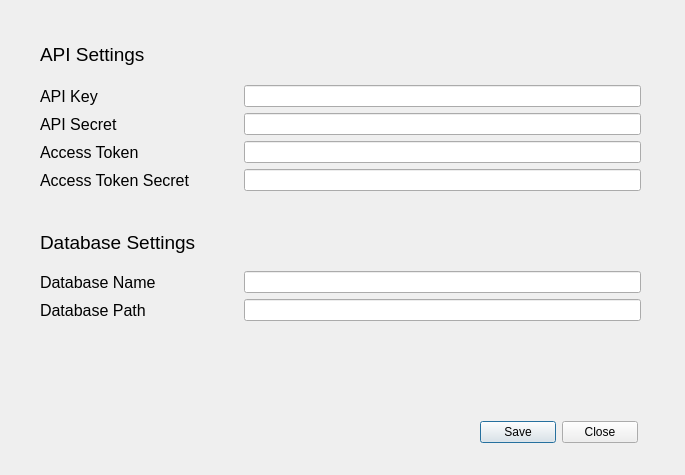
<?xml version="1.0" encoding="UTF-8"?>
<ui version="4.0">
 <class>AppSettings</class>
 <widget class="QDialog" name="AppSettings">
  <property name="geometry">
   <rect>
    <x>0</x>
    <y>0</y>
    <width>685</width>
    <height>475</height>
   </rect>
  </property>
  <property name="sizePolicy">
   <sizepolicy hsizetype="Minimum" vsizetype="Minimum">
    <horstretch>0</horstretch>
    <verstretch>0</verstretch>
   </sizepolicy>
  </property>
  <property name="minimumSize">
   <size>
    <width>685</width>
    <height>475</height>
   </size>
  </property>
  <property name="maximumSize">
   <size>
    <width>685</width>
    <height>475</height>
   </size>
  </property>
  <property name="windowTitle">
   <string>Dialog</string>
  </property>
  <widget class="QWidget" name="layoutWidget">
   <property name="geometry">
    <rect>
     <x>40</x>
     <y>30</y>
     <width>601</width>
     <height>161</height>
    </rect>
   </property>
   <layout class="QVBoxLayout" name="apiSettings">
    <item>
     <widget class="QLabel" name="apiSettingsTitle">
      <property name="font">
       <font>
        <pointsize>14</pointsize>
       </font>
      </property>
      <property name="text">
       <string>API Settings</string>
      </property>
     </widget>
    </item>
    <item>
     <layout class="QHBoxLayout" name="apiKey">
      <item>
       <widget class="QLabel" name="apiKeyLabel">
        <property name="sizePolicy">
         <sizepolicy hsizetype="Preferred" vsizetype="Preferred">
          <horstretch>1</horstretch>
          <verstretch>0</verstretch>
         </sizepolicy>
        </property>
        <property name="font">
         <font>
          <pointsize>12</pointsize>
         </font>
        </property>
        <property name="text">
         <string>API Key</string>
        </property>
       </widget>
      </item>
      <item>
       <widget class="QLineEdit" name="apiKeyLineEdit">
        <property name="sizePolicy">
         <sizepolicy hsizetype="Expanding" vsizetype="Fixed">
          <horstretch>2</horstretch>
          <verstretch>0</verstretch>
         </sizepolicy>
        </property>
       </widget>
      </item>
     </layout>
    </item>
    <item>
     <layout class="QHBoxLayout" name="apiSecret">
      <item>
       <widget class="QLabel" name="apiSecretLabel">
        <property name="sizePolicy">
         <sizepolicy hsizetype="Preferred" vsizetype="Preferred">
          <horstretch>1</horstretch>
          <verstretch>0</verstretch>
         </sizepolicy>
        </property>
        <property name="font">
         <font>
          <pointsize>12</pointsize>
         </font>
        </property>
        <property name="text">
         <string>API Secret</string>
        </property>
       </widget>
      </item>
      <item>
       <widget class="QLineEdit" name="apiSecretLineEdit">
        <property name="sizePolicy">
         <sizepolicy hsizetype="Expanding" vsizetype="Fixed">
          <horstretch>2</horstretch>
          <verstretch>0</verstretch>
         </sizepolicy>
        </property>
       </widget>
      </item>
     </layout>
    </item>
    <item>
     <layout class="QHBoxLayout" name="accessToken">
      <item>
       <widget class="QLabel" name="accessTokenLabel">
        <property name="sizePolicy">
         <sizepolicy hsizetype="Preferred" vsizetype="Preferred">
          <horstretch>1</horstretch>
          <verstretch>0</verstretch>
         </sizepolicy>
        </property>
        <property name="font">
         <font>
          <pointsize>12</pointsize>
         </font>
        </property>
        <property name="text">
         <string>Access Token</string>
        </property>
       </widget>
      </item>
      <item>
       <widget class="QLineEdit" name="accessTokenLineEdit">
        <property name="sizePolicy">
         <sizepolicy hsizetype="Expanding" vsizetype="Fixed">
          <horstretch>2</horstretch>
          <verstretch>0</verstretch>
         </sizepolicy>
        </property>
       </widget>
      </item>
     </layout>
    </item>
    <item>
     <layout class="QHBoxLayout" name="accessTokenSecret">
      <item>
       <widget class="QLabel" name="accessTokenSecretLabel">
        <property name="sizePolicy">
         <sizepolicy hsizetype="Preferred" vsizetype="Preferred">
          <horstretch>1</horstretch>
          <verstretch>0</verstretch>
         </sizepolicy>
        </property>
        <property name="font">
         <font>
          <pointsize>12</pointsize>
         </font>
        </property>
        <property name="text">
         <string>Access Token Secret</string>
        </property>
       </widget>
      </item>
      <item>
       <widget class="QLineEdit" name="accessTokenSecretLineEdit">
        <property name="sizePolicy">
         <sizepolicy hsizetype="Expanding" vsizetype="Fixed">
          <horstretch>2</horstretch>
          <verstretch>0</verstretch>
         </sizepolicy>
        </property>
       </widget>
      </item>
     </layout>
    </item>
   </layout>
  </widget>
  <widget class="QWidget" name="layoutWidget">
   <property name="geometry">
    <rect>
     <x>480</x>
     <y>420</y>
     <width>158</width>
     <height>25</height>
    </rect>
   </property>
   <layout class="QHBoxLayout" name="dialogButtons">
    <item>
     <widget class="QPushButton" name="saveBtn">
      <property name="text">
       <string>Save</string>
      </property>
     </widget>
    </item>
    <item>
     <widget class="QPushButton" name="closeBtn">
      <property name="text">
       <string>Close</string>
      </property>
     </widget>
    </item>
   </layout>
  </widget>
  <widget class="QWidget" name="layoutWidget_4">
   <property name="geometry">
    <rect>
     <x>40</x>
     <y>220</y>
     <width>601</width>
     <height>101</height>
    </rect>
   </property>
   <layout class="QVBoxLayout" name="databaseSettings">
    <item>
     <widget class="QLabel" name="databaseSettingsTitle">
      <property name="font">
       <font>
        <pointsize>14</pointsize>
       </font>
      </property>
      <property name="text">
       <string>Database Settings</string>
      </property>
     </widget>
    </item>
    <item>
     <layout class="QHBoxLayout" name="databaseName">
      <item>
       <widget class="QLabel" name="databaseNameLabel">
        <property name="sizePolicy">
         <sizepolicy hsizetype="Preferred" vsizetype="Preferred">
          <horstretch>1</horstretch>
          <verstretch>0</verstretch>
         </sizepolicy>
        </property>
        <property name="font">
         <font>
          <pointsize>12</pointsize>
         </font>
        </property>
        <property name="text">
         <string>Database Name</string>
        </property>
       </widget>
      </item>
      <item>
       <widget class="QLineEdit" name="databaseNameLineEdit">
        <property name="sizePolicy">
         <sizepolicy hsizetype="Expanding" vsizetype="Fixed">
          <horstretch>2</horstretch>
          <verstretch>0</verstretch>
         </sizepolicy>
        </property>
       </widget>
      </item>
     </layout>
    </item>
    <item>
     <layout class="QHBoxLayout" name="databasePath">
      <item>
       <widget class="QLabel" name="databasePathLabel">
        <property name="sizePolicy">
         <sizepolicy hsizetype="Preferred" vsizetype="Preferred">
          <horstretch>1</horstretch>
          <verstretch>0</verstretch>
         </sizepolicy>
        </property>
        <property name="font">
         <font>
          <pointsize>12</pointsize>
         </font>
        </property>
        <property name="text">
         <string>Database Path</string>
        </property>
       </widget>
      </item>
      <item>
       <widget class="QLineEdit" name="databasePathLineEdit">
        <property name="sizePolicy">
         <sizepolicy hsizetype="Expanding" vsizetype="Fixed">
          <horstretch>2</horstretch>
          <verstretch>0</verstretch>
         </sizepolicy>
        </property>
       </widget>
      </item>
     </layout>
    </item>
   </layout>
  </widget>
 </widget>
 <resources/>
 <connections/>
</ui>
